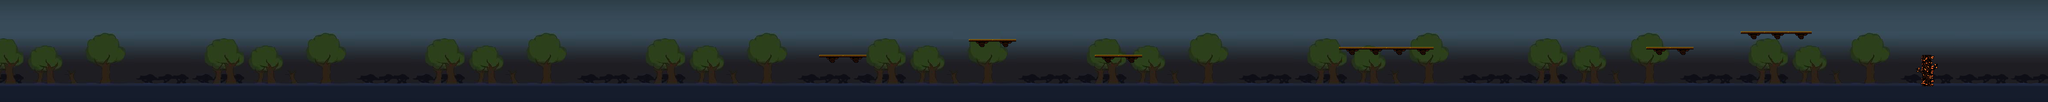

A level layout from a 2D game, rendered from its tile map. Below: a short description, then the map file with tile-grid data replaced by summaries:
An orthogonal 260x13 tile map with 16x16 px tiles, 2 tile layers (Background, Textures), 4 tilesets and 41 objects.

<map version="1.8" tiledversion="1.8.4" orientation="orthogonal" renderorder="right-down" width="260" height="13" tilewidth="16" tileheight="16" infinite="0" nextlayerid="12" nextobjectid="48">
 <tileset firstgid="1" source="background.tsx" />
 <tileset firstgid="981" source="AutumnHillsWall1x4_16.tsx" />
 <tileset firstgid="993" source="MovingPlatform_8.tsx" />
 <tileset firstgid="996" source="Ground.tsx" />
 <layer id="1" name="Background" width="260" height="13">
  <data>[3380 cells, 2900 non-empty, 242 distinct tile ids]</data>
 </layer>
 <layer id="2" name="Textures" width="260" height="13">
  <data>[3380 cells, 537 non-empty, 55 distinct tile ids]</data>
 </layer>
 <objectgroup id="3" name="ground">
  <object id="45" x="160" y="176" width="3840" height="32" />
  <object id="46" x="4000" y="144" height="32" />
  <object id="47" x="160" y="144" height="32" />
 </objectgroup>
 <objectgroup id="4" name="enemies">
  <object id="12" x="2000" y="64" width="16" height="16" />
  <object id="13" x="2272" y="96" width="16" height="16" />
  <object id="14" x="2768" y="80" width="16" height="16" />
  <object id="15" x="1696" y="96" width="16" height="16" />
  <object id="16" x="3600" y="48" width="16" height="16" />
  <object id="17" x="3376" y="80" width="16" height="16" />
 </objectgroup>
 <objectgroup id="5" name="platforms">
  <object id="3" x="3536" y="64" width="144" height="16" />
  <object id="4" x="3344" y="96" width="96" height="16" />
  <object id="7" x="2720" y="96" width="192" height="16" />
  <object id="8" x="2224" y="112" width="96" height="16" />
  <object id="9" x="1968" y="80" width="96" height="16" />
  <object id="10" x="1664" y="112" width="96" height="16" />
 </objectgroup>
 <objectgroup id="6" name="finish">
  <object id="11" x="3904" y="112" width="16" height="64" />
 </objectgroup>
 <objectgroup id="7" name="barrier">
  <object id="18" x="3680" y="48" height="16" />
  <object id="19" x="3344" y="80" height="16" />
  <object id="20" x="2720" y="80" height="16" />
  <object id="21" x="2224" y="96" height="16" />
  <object id="23" x="2064" y="64" height="16" />
  <object id="24" x="1664" y="96" height="16" />
  <object id="25" x="1552" y="160" height="16" />
  <object id="26" x="2896" y="160" height="16" />
  <object id="27" x="4000" y="160" height="16" />
 </objectgroup>
 <objectgroup id="8" name="coins">
  <object id="28" x="3536" y="160" width="16" height="16" />
  <object id="29" x="3584" y="160" width="16" height="16" />
  <object id="30" x="2992" y="160" width="16" height="16" />
  <object id="31" x="2576" y="160" width="16" height="16" />
  <object id="32" x="2720" y="160" width="16" height="16" />
  <object id="33" x="1968" y="160" width="16" height="16" />
  <object id="34" x="2160" y="160" width="16" height="16" />
  <object id="35" x="1664" y="160" width="16" height="16" />
  <object id="36" x="1424" y="160" width="16" height="16" />
  <object id="37" x="1184" y="160" width="16" height="16" />
  <object id="38" x="960" y="160" width="16" height="16" />
  <object id="39" x="800" y="160" width="16" height="16" />
 </objectgroup>
 <objectgroup id="9" name="health">
  <object id="40" x="2080" y="160" width="16" height="16" />
  <object id="41" x="2608" y="160" width="16" height="16" />
  <object id="42" x="3712" y="160" width="16" height="16" />
 </objectgroup>
 <objectgroup id="10" name="skylimit">
  <object id="1" x="160" y="0" width="3840" />
 </objectgroup>
</map>
